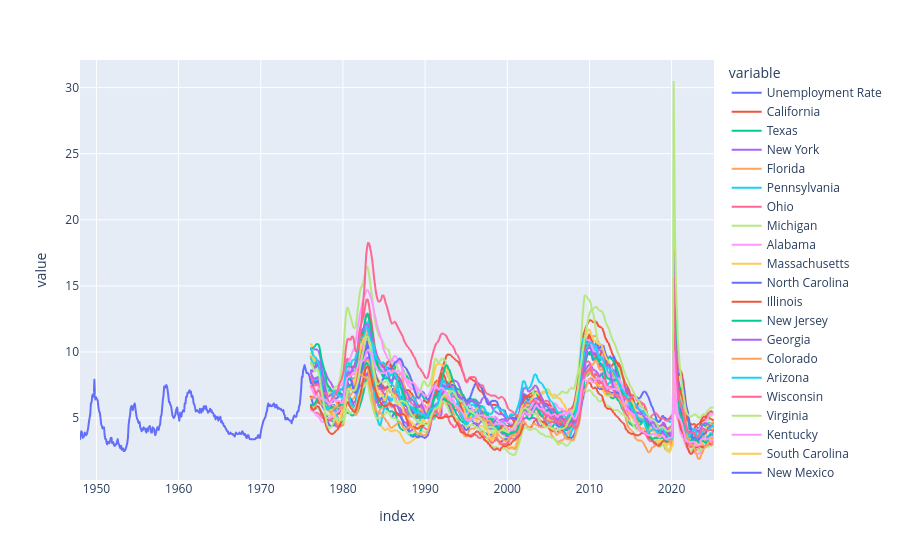

This figure's notebook cell:
### Code cell
# Plot States Unemplyment rates
px.line(unemp_states_results) #plotly express

### Figure 1 — Plotly figure (JSON) as saved in the notebook; plotly's stock layout.template omitted (floating-point values rounded to 4 significant figures; data arrays with more than 128 entries replaced by an {"elided": "..."} marker saying what was removed)
{"data": [{"hovertemplate": "variable=Unemployment Rate<br>index=%{x}<br>value=%{y}<extra></extra>", "legendgroup": "Unemployment Rate", "line": {"color": "#636efa", "dash": "solid"}, "marker": {"symbol": "circle"}, "mode": "lines", "name": "Unemployment Rate", "showlegend": true, "type": "scattergl", "x": {"elided": "927 str values"}, "xaxis": "x", "y": {"elided": "927 float values"}, "yaxis": "y"}, {"hovertemplate": "variable=California<br>index=%{x}<br>value=%{y}<extra></extra>", "legendgroup": "California", "line": {"color": "#EF553B", "dash": "solid"}, "marker": {"symbol": "circle"}, "mode": "lines", "name": "California", "showlegend": true, "type": "scattergl", "x": {"elided": "927 str values"}, "xaxis": "x", "y": {"elided": "927 float values"}, "yaxis": "y"}, {"hovertemplate": "variable=Texas<br>index=%{x}<br>value=%{y}<extra></extra>", "legendgroup": "Texas", "line": {"color": "#00cc96", "dash": "solid"}, "marker": {"symbol": "circle"}, "mode": "lines", "name": "Texas", "showlegend": true, "type": "scattergl", "x": {"elided": "927 str values"}, "xaxis": "x", "y": {"elided": "927 float values"}, "yaxis": "y"}, {"hovertemplate": "variable=New York<br>index=%{x}<br>value=%{y}<extra></extra>", "legendgroup": "New York", "line": {"color": "#ab63fa", "dash": "solid"}, "marker": {"symbol": "circle"}, "mode": "lines", "name": "New York", "showlegend": true, "type": "scattergl", "x": {"elided": "927 str values"}, "xaxis": "x", "y": {"elided": "927 float values"}, "yaxis": "y"}, {"hovertemplate": "variable=Florida<br>index=%{x}<br>value=%{y}<extra></extra>", "legendgroup": "Florida", "line": {"color": "#FFA15A", "dash": "solid"}, "marker": {"symbol": "circle"}, "mode": "lines", "name": "Florida", "showlegend": true, "type": "scattergl", "x": {"elided": "927 str values"}, "xaxis": "x", "y": {"elided": "927 float values"}, "yaxis": "y"}, {"hovertemplate": "variable=Pennsylvania<br>index=%{x}<br>value=%{y}<extra></extra>", "legendgroup": "Pennsylvania", "line": {"color": "#19d3f3", "dash": "solid"}, "marker": {"symbol": "circle"}, "mode": "lines", "name": "Pennsylvania", "showlegend": true, "type": "scattergl", "x": {"elided": "927 str values"}, "xaxis": "x", "y": {"elided": "927 float values"}, "yaxis": "y"}, {"hovertemplate": "variable=Ohio<br>index=%{x}<br>value=%{y}<extra></extra>", "legendgroup": "Ohio", "line": {"color": "#FF6692", "dash": "solid"}, "marker": {"symbol": "circle"}, "mode": "lines", "name": "Ohio", "showlegend": true, "type": "scattergl", "x": {"elided": "927 str values"}, "xaxis": "x", "y": {"elided": "927 float values"}, "yaxis": "y"}, {"hovertemplate": "variable=Michigan<br>index=%{x}<br>value=%{y}<extra></extra>", "legendgroup": "Michigan", "line": {"color": "#B6E880", "dash": "solid"}, "marker": {"symbol": "circle"}, "mode": "lines", "name": "Michigan", "showlegend": true, "type": "scattergl", "x": {"elided": "927 str values"}, "xaxis": "x", "y": {"elided": "927 float values"}, "yaxis": "y"}, {"hovertemplate": "variable=Alabama<br>index=%{x}<br>value=%{y}<extra></extra>", "legendgroup": "Alabama", "line": {"color": "#FF97FF", "dash": "solid"}, "marker": {"symbol": "circle"}, "mode": "lines", "name": "Alabama", "showlegend": true, "type": "scattergl", "x": {"elided": "927 str values"}, "xaxis": "x", "y": {"elided": "927 float values"}, "yaxis": "y"}, {"hovertemplate": "variable=Massachusetts<br>index=%{x}<br>value=%{y}<extra></extra>", "legendgroup": "Massachusetts", "line": {"color": "#FECB52", "dash": "solid"}, "marker": {"symbol": "circle"}, "mode": "lines", "name": "Massachusetts", "showlegend": true, "type": "scattergl", "x": {"elided": "927 str values"}, "xaxis": "x", "y": {"elided": "927 float values"}, "yaxis": "y"}, {"hovertemplate": "variable=North Carolina<br>index=%{x}<br>value=%{y}<extra></extra>", "legendgroup": "North Carolina", "line": {"color": "#636efa", "dash": "solid"}, "marker": {"symbol": "circle"}, "mode": "lines", "name": "North Carolina", "showlegend": true, "type": "scattergl", "x": {"elided": "927 str values"}, "xaxis": "x", "y": {"elided": "927 float values"}, "yaxis": "y"}, {"hovertemplate": "variable=Illinois<br>index=%{x}<br>value=%{y}<extra></extra>", "legendgroup": "Illinois", "line": {"color": "#EF553B", "dash": "solid"}, "marker": {"symbol": "circle"}, "mode": "lines", "name": "Illinois", "showlegend": true, "type": "scattergl", "x": {"elided": "927 str values"}, "xaxis": "x", "y": {"elided": "927 float values"}, "yaxis": "y"}, {"hovertemplate": "variable=New Jersey<br>index=%{x}<br>value=%{y}<extra></extra>", "legendgroup": "New Jersey", "line": {"color": "#00cc96", "dash": "solid"}, "marker": {"symbol": "circle"}, "mode": "lines", "name": "New Jersey", "showlegend": true, "type": "scattergl", "x": {"elided": "927 str values"}, "xaxis": "x", "y": {"elided": "927 float values"}, "yaxis": "y"}, {"hovertemplate": "variable=Georgia<br>index=%{x}<br>value=%{y}<extra></extra>", "legendgroup": "Georgia", "line": {"color": "#ab63fa", "dash": "solid"}, "marker": {"symbol": "circle"}, "mode": "lines", "name": "Georgia", "showlegend": true, "type": "scattergl", "x": {"elided": "927 str values"}, "xaxis": "x", "y": {"elided": "927 float values"}, "yaxis": "y"}, {"hovertemplate": "variable=Colorado<br>index=%{x}<br>value=%{y}<extra></extra>", "legendgroup": "Colorado", "line": {"color": "#FFA15A", "dash": "solid"}, "marker": {"symbol": "circle"}, "mode": "lines", "name": "Colorado", "showlegend": true, "type": "scattergl", "x": {"elided": "927 str values"}, "xaxis": "x", "y": {"elided": "927 float values"}, "yaxis": "y"}, {"hovertemplate": "variable=Arizona<br>index=%{x}<br>value=%{y}<extra></extra>", "legendgroup": "Arizona", "line": {"color": "#19d3f3", "dash": "solid"}, "marker": {"symbol": "circle"}, "mode": "lines", "name": "Arizona", "showlegend": true, "type": "scattergl", "x": {"elided": "927 str values"}, "xaxis": "x", "y": {"elided": "927 float values"}, "yaxis": "y"}, {"hovertemplate": "variable=Wisconsin<br>index=%{x}<br>value=%{y}<extra></extra>", "legendgroup": "Wisconsin", "line": {"color": "#FF6692", "dash": "solid"}, "marker": {"symbol": "circle"}, "mode": "lines", "name": "Wisconsin", "showlegend": true, "type": "scattergl", "x": {"elided": "927 str values"}, "xaxis": "x", "y": {"elided": "927 float values"}, "yaxis": "y"}, {"hovertemplate": "variable=Virginia<br>index=%{x}<br>value=%{y}<extra></extra>", "legendgroup": "Virginia", "line": {"color": "#B6E880", "dash": "solid"}, "marker": {"symbol": "circle"}, "mode": "lines", "name": "Virginia", "showlegend": true, "type": "scattergl", "x": {"elided": "927 str values"}, "xaxis": "x", "y": {"elided": "927 float values"}, "yaxis": "y"}, {"hovertemplate": "variable=Kentucky<br>index=%{x}<br>value=%{y}<extra></extra>", "legendgroup": "Kentucky", "line": {"color": "#FF97FF", "dash": "solid"}, "marker": {"symbol": "circle"}, "mode": "lines", "name": "Kentucky", "showlegend": true, "type": "scattergl", "x": {"elided": "927 str values"}, "xaxis": "x", "y": {"elided": "927 float values"}, "yaxis": "y"}, {"hovertemplate": "variable=South Carolina<br>index=%{x}<br>value=%{y}<extra></extra>", "legendgroup": "South Carolina", "line": {"color": "#FECB52", "dash": "solid"}, "marker": {"symbol": "circle"}, "mode": "lines", "name": "South Carolina", "showlegend": true, "type": "scattergl", "x": {"elided": "927 str values"}, "xaxis": "x", "y": {"elided": "927 float values"}, "yaxis": "y"}, {"hovertemplate": "variable=New Mexico<br>index=%{x}<br>value=%{y}<extra></extra>", "legendgroup": "New Mexico", "line": {"color": "#636efa", "dash": "solid"}, "marker": {"symbol": "circle"}, "mode": "lines", "name": "New Mexico", "showlegend": true, "type": "scattergl", "x": {"elided": "927 str values"}, "xaxis": "x", "y": {"elided": "927 float values"}, "yaxis": "y"}, {"hovertemplate": "variable=Minnesota<br>index=%{x}<br>value=%{y}<extra></extra>", "legendgroup": "Minnesota", "line": {"color": "#EF553B", "dash": "solid"}, "marker": {"symbol": "circle"}, "mode": "lines", "name": "Minnesota", "showlegend": true, "type": "scattergl", "x": {"elided": "927 str values"}, "xaxis": "x", "y": {"elided": "927 float values"}, "yaxis": "y"}, {"hovertemplate": "variable=Tennessee<br>index=%{x}<br>value=%{y}<extra></extra>", "legendgroup": "Tennessee", "line": {"color": "#00cc96", "dash": "solid"}, "marker": {"symbol": "circle"}, "mode": "lines", "name": "Tennessee", "showlegend": true, "type": "scattergl", "x": {"elided": "927 str values"}, "xaxis": "x", "y": {"elided": "927 float values"}, "yaxis": "y"}, {"hovertemplate": "variable=Washington<br>index=%{x}<br>value=%{y}<extra></extra>", "legendgroup": "Washington", "line": {"color": "#ab63fa", "dash": "solid"}, "marker": {"symbol": "circle"}, "mode": "lines", "name": "Washington", "showlegend": true, "type": "scattergl", "x": {"elided": "927 str values"}, "xaxis": "x", "y": {"elided": "927 float values"}, "yaxis": "y"}, {"hovertemplate": "variable=Maryland<br>index=%{x}<br>value=%{y}<extra></extra>", "legendgroup": "Maryland", "line": {"color": "#FFA15A", "dash": "solid"}, "marker": {"symbol": "circle"}, "mode": "lines", "name": "Maryland", "showlegend": true, "type": "scattergl", "x": {"elided": "927 str values"}, "xaxis": "x", "y": {"elided": "927 float values"}, "yaxis": "y"}, {"hovertemplate": "variable=Oregon<br>index=%{x}<br>value=%{y}<extra></extra>", "legendgroup": "Oregon", "line": {"color": "#19d3f3", "dash": "solid"}, "marker": {"symbol": "circle"}, "mode": "lines", "name": "Oregon", "showlegend": true, "type": "scattergl", "x": {"elided": "927 str values"}, "xaxis": "x", "y": {"elided": "927 float values"}, "yaxis": "y"}, {"hovertemplate": "variable=West Virginia<br>index=%{x}<br>value=%{y}<extra></extra>", "legendgroup": "West Virginia", "line": {"color": "#FF6692", "dash": "solid"}, "marker": {"symbol": "circle"}, "mode": "lines", "name": "West Virginia", "showlegend": true, "type": "scattergl", "x": {"elided": "927 str values"}, "xaxis": "x", "y": {"elided": "927 float values"}, "yaxis": "y"}, {"hovertemplate": "variable=Nevada<br>index=%{x}<br>value=%{y}<extra></extra>", "legendgroup": "Nevada", "line": {"color": "#B6E880", "dash": "solid"}, "marker": {"symbol": "circle"}, "mode": "lines", "name": "Nevada", "showlegend": true, "type": "scattergl", "x": {"elided": "927 str values"}, "xaxis": "x", "y": {"elided": "927 float values"}, "yaxis": "y"}, {"hovertemplate": "variable=Arkansas<br>index=%{x}<br>value=%{y}<extra></extra>", "legendgroup": "Arkansas", "line": {"color": "#FF97FF", "dash": "solid"}, "marker": {"symbol": "circle"}, "mode": "lines", "name": "Arkansas", "showlegend": true, "type": "scattergl", "x": {"elided": "927 str values"}, "xaxis": "x", "y": {"elided": "927 float values"}, "yaxis": "y"}], "layout": {"autosize": true, "legend": {"title": {"text": "variable"}, "tracegroupgap": 0}, "margin": {"t": 60}, "xaxis": {"anchor": "y", "autorange": true, "domain": [0, 1], "range": ["1948-01-01", "2025-03-01"], "title": {"text": "index"}, "type": "date"}, "yaxis": {"anchor": "x", "autorange": true, "domain": [0, 1], "range": [0.3111, 32.09], "title": {"text": "value"}, "type": "linear"}}}
